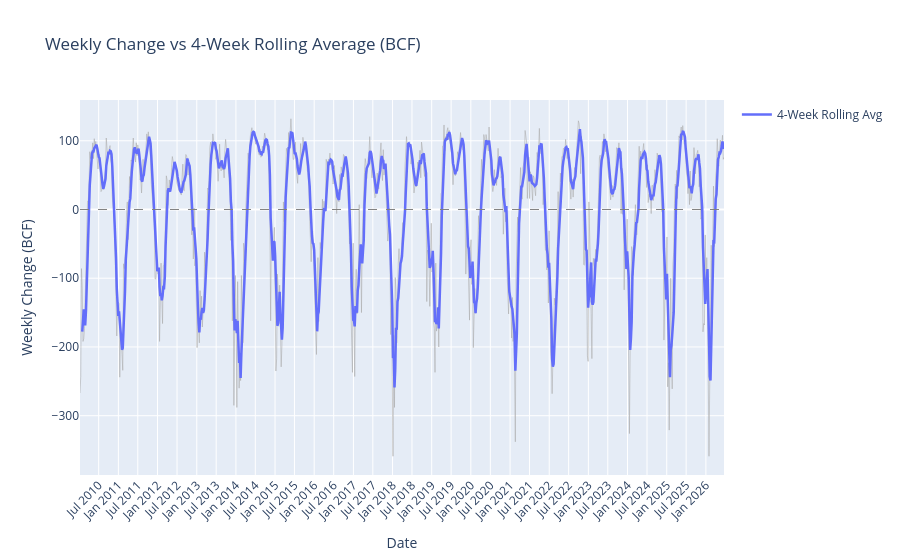

The notebook cell saved with this chart:
### Code cell
# rolling average (4 week) overlaid on raw weekly change (smoothing for visual clarity)
plot_df = storage.sort_values('date').copy()
plot_df['rolling_4_week'] = plot_df['weekly_change_bcf'].rolling(window=4).mean()
fig6 = px.line(
    plot_df,
    x='date',
    y='weekly_change_bcf',
    title='Weekly Change vs 4-Week Rolling Average (BCF)',
    labels={'date': 'Date', 'weekly_change_bcf': 'Weekly Change (BCF)'},
)
fig6.update_traces(
    name='Weekly Change',
    line=dict(color='darkgray', width=1),
    opacity=0.55,
)
fig6.add_scatter(
    x=plot_df['date'],
    y=plot_df['rolling_4_week'],
    mode='lines',
    name='4-Week Rolling Avg',
    line=dict(color='#636efa', width=2.5),
)
fig6.add_hline(y=0, line_dash='dash', line_color='gray', line_width=1)
fig6.update_xaxes(tickformat='%b %Y', dtick='M6', tickangle=-45)
fig6.show()

### Figure 1 — Plotly figure (JSON) as saved in the notebook; plotly's stock layout.template omitted (floating-point values rounded to 4 significant figures; data arrays with more than 128 entries replaced by an {"elided": "..."} marker saying what was removed)
{"data": [{"hovertemplate": "Date=%{x}<br>Weekly Change (BCF)=%{y}<extra></extra>", "legendgroup": "", "line": {"color": "darkgray", "dash": "solid", "width": 1}, "marker": {"symbol": "circle"}, "mode": "lines", "name": "Weekly Change", "opacity": 0.55, "orientation": "v", "showlegend": false, "type": "scatter", "x": {"elided": "859 str values"}, "xaxis": "x", "y": {"elided": "859 float values"}, "yaxis": "y"}, {"line": {"color": "#636efa", "width": 2.5}, "mode": "lines", "name": "4-Week Rolling Avg", "type": "scatter", "x": {"elided": "859 str values"}, "y": {"elided": "859 float values"}}], "layout": {"legend": {"tracegroupgap": 0}, "shapes": [{"line": {"color": "gray", "dash": "dash", "width": 1}, "type": "line", "x0": 0, "x1": 1, "xref": "x domain", "y0": 0, "y1": 0, "yref": "y"}], "title": {"text": "Weekly Change vs 4-Week Rolling Average (BCF)"}, "xaxis": {"anchor": "y", "domain": [0, 1], "dtick": "M6", "tickangle": -45, "tickformat": "%b %Y", "title": {"text": "Date"}}, "yaxis": {"anchor": "x", "domain": [0, 1], "title": {"text": "Weekly Change (BCF)"}}}}
